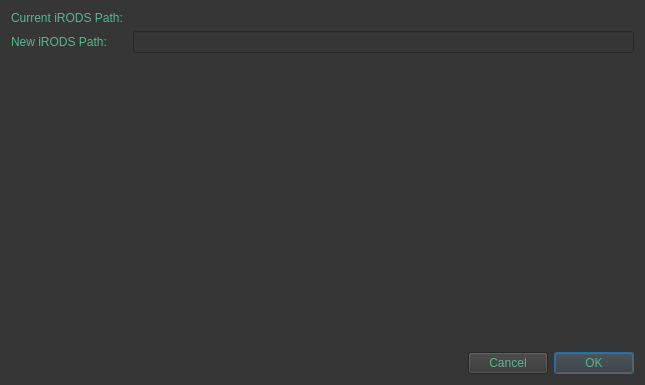
<?xml version="1.0" encoding="UTF-8"?>
<ui version="4.0">
 <class>Dialog</class>
 <widget class="QDialog" name="Dialog">
  <property name="geometry">
   <rect>
    <x>0</x>
    <y>0</y>
    <width>645</width>
    <height>385</height>
   </rect>
  </property>
  <property name="windowTitle">
   <string>Dialog</string>
  </property>
  <property name="styleSheet">
   <string notr="true">QWidget
{
	color: rgb(86, 184, 139);
	background-color: rgb(54, 54, 54);
}

QLabel#errorLabel
{
	color: rgb(217, 174, 23);
}</string>
  </property>
  <layout class="QVBoxLayout" name="verticalLayout">
   <item>
    <layout class="QFormLayout" name="formLayout">
     <item row="0" column="0">
      <widget class="QLabel" name="label_1">
       <property name="text">
        <string>Current iRODS Path: </string>
       </property>
      </widget>
     </item>
     <item row="1" column="0">
      <widget class="QLabel" name="label_2">
       <property name="text">
        <string>New iRODS Path: </string>
       </property>
      </widget>
     </item>
     <item row="1" column="1">
      <widget class="QLineEdit" name="pathLine">
       <property name="sizePolicy">
        <sizepolicy hsizetype="Minimum" vsizetype="Fixed">
         <horstretch>0</horstretch>
         <verstretch>0</verstretch>
        </sizepolicy>
       </property>
      </widget>
     </item>
     <item row="0" column="1">
      <widget class="QLabel" name="label">
       <property name="sizePolicy">
        <sizepolicy hsizetype="Minimum" vsizetype="Preferred">
         <horstretch>0</horstretch>
         <verstretch>0</verstretch>
        </sizepolicy>
       </property>
       <property name="minimumSize">
        <size>
         <width>319</width>
         <height>0</height>
        </size>
       </property>
       <property name="text">
        <string/>
       </property>
      </widget>
     </item>
    </layout>
   </item>
   <item>
    <widget class="QLabel" name="errorLabel">
     <property name="text">
      <string/>
     </property>
    </widget>
   </item>
   <item>
    <layout class="QHBoxLayout" name="horizontalLayout_3">
     <item>
      <spacer name="horizontalSpacer">
       <property name="orientation">
        <enum>Qt::Horizontal</enum>
       </property>
       <property name="sizeHint" stdset="0">
        <size>
         <width>40</width>
         <height>20</height>
        </size>
       </property>
      </spacer>
     </item>
     <item>
      <widget class="QPushButton" name="cancelButton">
       <property name="text">
        <string>Cancel</string>
       </property>
      </widget>
     </item>
     <item>
      <widget class="QPushButton" name="okButton">
       <property name="text">
        <string>OK</string>
       </property>
       <property name="default">
        <bool>true</bool>
       </property>
      </widget>
     </item>
    </layout>
   </item>
  </layout>
 </widget>
 <resources/>
 <connections/>
</ui>
